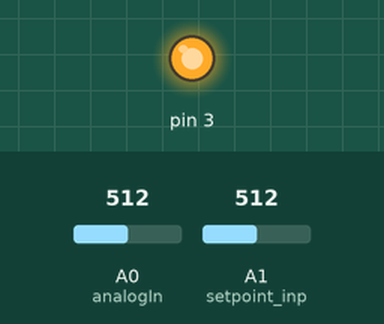
Simulated run of this sketch. Board: Arduino Mega 2560, built with avr-gcc and run on an emulated ATmega2560. Shown: output pins drawn as LEDs (lit = HIGH). Inputs (shaded band) come from the test bench; at power-on: A0 (analogIn) = 512, A1 (setpoint_inp) = 512.

Above: at 0.3 s.
At 1.2 s:
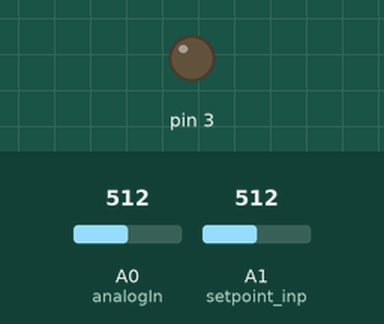
Timing chart, 0 to 2.7 s (numbered marks = the images above):
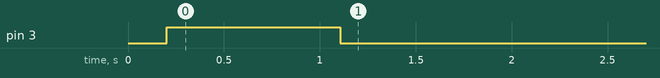

Measured:
- by itself, pin 3: LOW → HIGH at 0.20 s, → LOW 0.90 s later

The sketch:

closed_buck.ino
```cpp
double kp =4.415 ;  //initialising PID coefficients
double ki =961.9 ;
double kd = 0.0003425;

unsigned long currentTime, previousTime;
double elapsedTime;
double error;
double lastError;
double input, output, setPoint_10, setPoint_8;
double cumError, rateError;

const int setpoint_inp=A1;    //potentiometer connected to pin A1 for user defined setpoint to the buck converter

//current sensor parameters

const int analogIn = A0;
int mVperAmp = 66;          // 100 for 20A Module and 66 for 30A Module
int RawValue= 0;
int ACSoffset = 2500;
double Voltage = 0;
double Amps = 0;

void setup(){
        setPoint_10 = analogRead(setpoint_inp);   //set point at zero degrees
        setPoint_8 = map(setPoint_10,0,1023,0,255);  // Mega2560 has a 10 bit ADC. It must be mapped according to required 8-bit value.
        analogWrite(3,0);                      //setting duty cycle to zero intitially
}

void loop(){
        setPoint_10 = analogRead(setpoint_inp);       // refresh value of setpoint
        setPoint_8 = map(setPoint_10,0,1023,0,255);

        input = current_feedback();                //read from ACS712 current sensor
        output = computePID(input);
        delay(100);
        analogWrite(3, output);                //control the duty cycle of the buck converter

}

double computePID(double inp){
        currentTime = millis();                //get current time
        elapsedTime = (double)(currentTime - previousTime);        //compute time elapsed from previous computation

        error = setPoint_8 - inp;                              // determine error
        cumError += error * elapsedTime;                     // compute integral
        rateError = (error - lastError)/elapsedTime;         // compute derivative

        double out = kp*error + ki*cumError + kd*rateError;  //PID output

        lastError = error;                                  //remember current error
        previousTime = currentTime;                         //remember current time

        return out;                                         //have function return the PID output. This value ranges from 0-255.
}


double current_feedback()
{
   RawValue = analogRead(analogIn);
   Voltage = map(RawValue,0,1023,0,5000); // Gets you mV
   Amps = abs(((Voltage - ACSoffset) / mVperAmp));
   return(Voltage);   //use this for voltage feedback
   return(Amps);      //use this for current feedback
}
```
